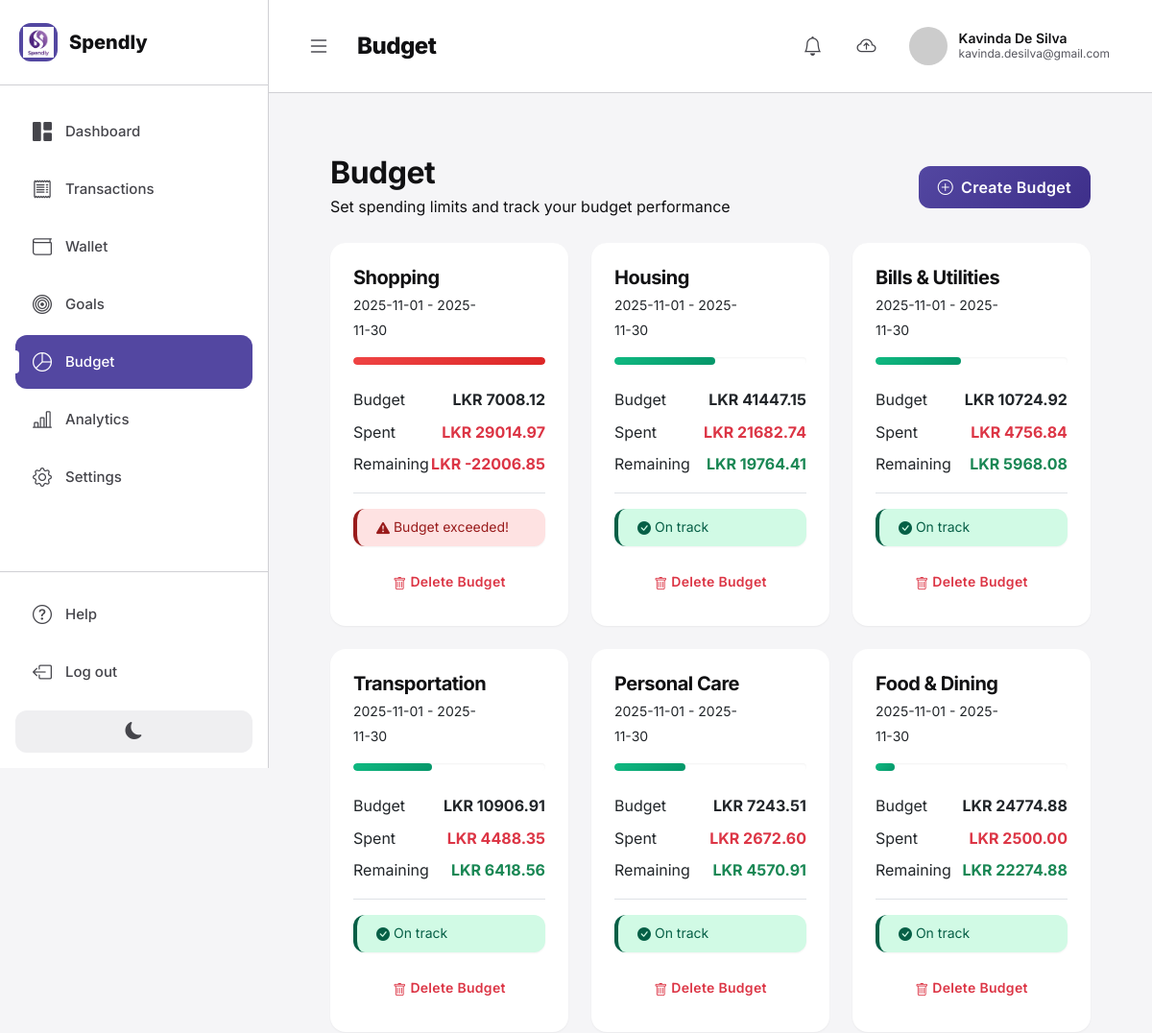
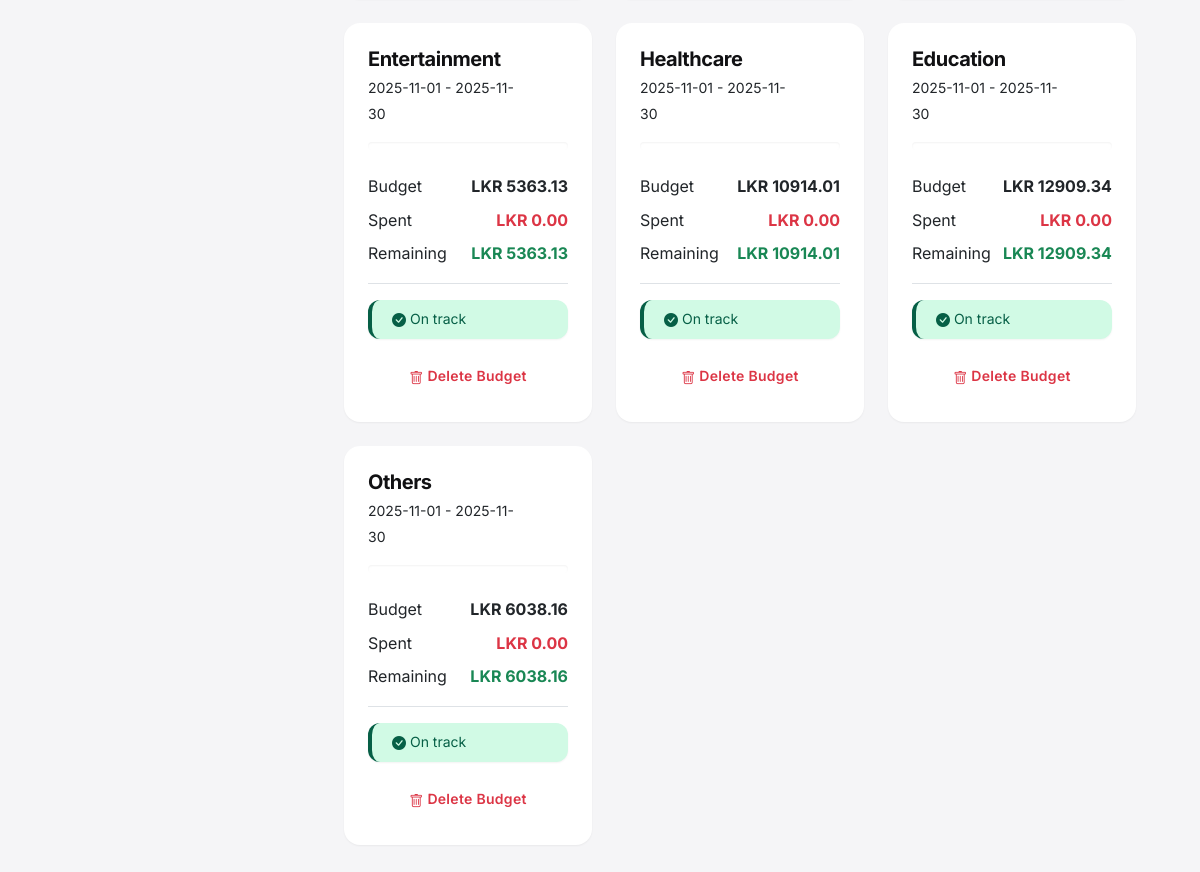
/budgets (signed in), run on the app's committed database (2 pictures, top to bottom).
### tables this page shows
CREATE TABLE user (
    user_id INTEGER PRIMARY KEY AUTOINCREMENT,
    username TEXT NOT NULL UNIQUE,
    password_hash TEXT NOT NULL,
    email TEXT NOT NULL UNIQUE,
    full_name TEXT NOT NULL,
    created_at TEXT NOT NULL DEFAULT (datetime('now', 'localtime')),
    last_sync TEXT,
    CONSTRAINT chk_email CHECK (email LIKE '%@%')
);

CREATE TABLE budget (
    budget_id INTEGER PRIMARY KEY AUTOINCREMENT,
    user_id INTEGER NOT NULL,
    category_id INTEGER NOT NULL,
    budget_amount REAL NOT NULL CHECK (budget_amount > 0),
    start_date TEXT NOT NULL,
    end_date TEXT NOT NULL,
    created_at TEXT NOT NULL DEFAULT (datetime('now', 'localtime')),
    modified_at TEXT NOT NULL DEFAULT (datetime('now', 'localtime')),
    is_active INTEGER NOT NULL DEFAULT 1 CHECK (is_active IN (0, 1)),
    is_synced INTEGER NOT NULL DEFAULT 0 CHECK (is_synced IN (0, 1)),
    FOREIGN KEY (user_id) REFERENCES user(user_id) ON DELETE CASCADE,
    FOREIGN KEY (category_id) REFERENCES category(category_id) ON DELETE RESTRICT,
    CONSTRAINT chk_date_range CHECK (end_date > start_date)
);

### webapp/app.py (the view)
@app.route('/budgets')
@login_required
def budgets():
    db = get_sqlite_db()
    user_id = session['user_id']
    budget_list = db.execute('''
        SELECT * FROM v_budget_performance
        WHERE user_id = ?
        ORDER BY utilization_percent DESC
    ''', (user_id,)).fetchall()
    categories = db.execute('''
        SELECT * FROM category
        WHERE category_type = 'EXPENSE' AND is_active = 1
        ORDER BY category_name
    ''').fetchall()
    db.close()
    return render_template('budgets.html',
                         budgets=budget_list,
                         categories=categories)

### webapp/app.py (called while the page is built)
@app.context_processor
def inject_pending_sync_count():
    if 'user_id' in session:
        db = get_sqlite_db()
        user_id = session['user_id']
        pending_count = 0
        pending_count += db.execute('SELECT COUNT(*) as count FROM expense WHERE user_id = ? AND is_synced = 0', (user_id,)).fetchone()['count']
        pending_count += db.execute('SELECT COUNT(*) as count FROM income WHERE user_id = ? AND is_synced = 0', (user_id,)).fetchone()['count']
        pending_count += db.execute('SELECT COUNT(*) as count FROM budget WHERE user_id = ? AND is_synced = 0', (user_id,)).fetchone()['count']
        pending_count += db.execute('SELECT COUNT(*) as count FROM savings_goal WHERE user_id = ? AND is_synced = 0', (user_id,)).fetchone()['count']
        db.close()
        return dict(pending_sync_count=pending_count)
    return dict(pending_sync_count=0)

def get_sqlite_db():
    conn = sqlite3.connect(SQLITE_DB_PATH)
    conn.row_factory = sqlite3.Row
    return conn

def login_required(f):
    @wraps(f)
    def decorated_function(*args, **kwargs):
        if 'user_id' not in session:
            flash('Please log in to access this page.', 'warning')
            return redirect(url_for('login'))
        return f(*args, **kwargs)
    return decorated_function

### webapp/templates/budgets.html (shortened to what this page needs)
{% extends "base.html" %}
{% block page_title %}Budget{% endblock %}
{% block content %}
<div class="finset-content">
    <div class="d-flex justify-content-between align-items-center mb-4">
        <div>
            <h2 class="fw-bold mb-1">Budget</h2>
            <p class="text-muted mb-0">Set spending limits and track your budget performance</p>
        </div>
        <button class="btn btn-primary d-flex align-items-center gap-2" data-bs-toggle="modal" data-bs-target="#addBudgetModal">
            <i class="bi bi-plus-circle"></i>
            <span>Create Budget</span>
        </button>
    </div>
    {% if budgets %}
    <div class="row g-4">
        {% for budget in budgets %}
        <div class="col-md-6 col-xl-4">
            <div class="card border-0 shadow-sm h-100">
                <div class="card-body p-4">
                    <div class="d-flex justify-content-between align-items-start mb-3">
                        <div>
                            <h5 class="fw-bold mb-1">{{ budget.category_name }}</h5>
                            <small class="text-muted">{{ budget.start_date }} - {{ budget.end_date }}</small>
                        </div>
                        {% set percent = budget.utilization_percent %}
                        <span class="badge rounded-pill {% if percent >= 100 %}bg-danger{% elif percent >= 80 %}bg-warning{% else %}bg-success{% endif %} px-3 py-2">
                        </span>
                    </div>
                    <div class="mb-4">
                        <div class="progress" style="height: 8px; border-radius: 10px;">
                            {% if percent >= 100 %}
                                <div class="progress-bar bg-danger" style="width: 100%;"></div>
                            {% elif percent >= 80 %}
                                <div class="progress-bar bg-warning" style="width: {{ percent }}%;"></div>
                            {% else %}
                                <div class="progress-bar bg-success" style="width: {{ percent }}%;"></div>
                            {% endif %}
                        </div>
                    </div>
                    <div class="d-flex justify-content-between mb-2">
                        <span class="text-muted">Budget</span>
                        <span class="fw-bold">LKR {{ "%.2f"|format(budget.budget_amount) }}</span>
                    </div>
                    <div class="d-flex justify-content-between mb-2">
                        <span class="text-muted">Spent</span>
                        <span class="fw-bold text-danger">LKR {{ "%.2f"|format(budget.actual_spent) }}</span>
                    </div>
                    <div class="d-flex justify-content-between mb-3 pb-3 border-bottom">
                        <span class="text-muted">Remaining</span>
                        <span class="fw-bold {% if budget.remaining < 0 %}text-danger{% else %}text-success{% endif %}">
                            LKR {{ "%.2f"|format(budget.remaining) }}
                        </span>
                    </div>
                    <div class="alert {% if percent >= 100 %}alert-danger{% elif percent >= 80 %}alert-warning{% else %}alert-success{% endif %} mb-3 py-2" style="font-size: 0.875rem;">
                        {% if percent >= 100 %}
                            <i class="bi bi-exclamation-triangle-fill"></i> Budget exceeded!
                        {% elif percent >= 80 %}
                            <i class="bi bi-exclamation-circle-fill"></i> Nearing limit
                        {% else %}
                            <i class="bi bi-check-circle-fill"></i> On track
                        {% endif %}
                    </div>
                    <a href="{{ url_for('delete_budget', budget_id=budget.budget_id) }}"
                       class="btn btn-outline-danger btn-sm w-100"
                       onclick="return confirm('Are you sure you want to delete this budget?');">
                        <i class="bi bi-trash"></i> Delete Budget
                    </a>
                </div>
            </div>
        </div>
        {% endfor %}
    </div>
    {% endif %}
</div>
{% endblock %}

### webapp/templates/base.html (shortened to what this page needs)
<!DOCTYPE html>
<html lang="en">
<head>
    <link href="https://cdn.jsdelivr.net/npm/bootstrap@5.3.0/dist/css/bootstrap.min.css" rel="stylesheet">
    <link rel="stylesheet" href="https://cdn.jsdelivr.net/npm/bootstrap-icons@1.11.0/font/bootstrap-icons.css">
    <link rel="stylesheet" href="{{ url_for('static', filename='css/style.css') }}">
</head>
<body>
    {% if session.user_id %}
    <div class="finset-layout">
        <aside class="finset-sidebar" id="sidebar">
            <div class="sidebar-logo">
                <div class="logo-container">
                    <img src="{{ url_for('static', filename='images/Spendly_Logo.png') }}" alt="Spendly Logo" style="height: 32px; width: auto;">
                </div>
                <span class="logo-text">Spendly</span>
            </div>
            <nav class="sidebar-nav">
                <a href="{{ url_for('dashboard') }}" class="sidebar-link {% if request.endpoint == 'dashboard' %}active{% endif %}">
                    <i class="bi bi-grid-1x2-fill"></i>
                    <span>Dashboard</span>
                </a>
                <a href="{{ url_for('expenses') }}" class="sidebar-link {% if request.endpoint == 'expenses' %}active{% endif %}">
                    <i class="bi bi-receipt"></i>
                    <span>Transactions</span>
                </a>
                <a href="{{ url_for('income') }}" class="sidebar-link {% if request.endpoint == 'income' %}active{% endif %}">
                    <i class="bi bi-wallet"></i>
                    <span>Wallet</span>
                </a>
                <a href="{{ url_for('goals') }}" class="sidebar-link {% if request.endpoint == 'goals' %}active{% endif %}">
                    <i class="bi bi-bullseye"></i>
                    <span>Goals</span>
                </a>
                <a href="{{ url_for('budgets') }}" class="sidebar-link {% if request.endpoint == 'budgets' %}active{% endif %}">
                    <i class="bi bi-pie-chart"></i>
                    <span>Budget</span>
                </a>
                <a href="{{ url_for('reports') }}" class="sidebar-link {% if request.endpoint == 'reports' %}active{% endif %}">
                    <i class="bi bi-bar-chart-line"></i>
                    <span>Analytics</span>
                </a>
                <a href="{{ url_for('settings') }}" class="sidebar-link {% if request.endpoint == 'settings' %}active{% endif %}">
                    <i class="bi bi-gear"></i>
                    <span>Settings</span>
                </a>
            </nav>
            <div class="sidebar-bottom">
                <a href="#" class="sidebar-link" data-bs-toggle="modal" data-bs-target="#helpModal">
                    <i class="bi bi-question-circle"></i>
                    <span>Help</span>
                </a>
                <a href="{{ url_for('logout') }}" class="sidebar-link">
                    <i class="bi bi-box-arrow-left"></i>
                    <span>Log out</span>
                </a>
                <button class="theme-toggle" id="themeToggle">
                    <i class="bi bi-moon-fill"></i>
                </button>
            </div>
        </aside>
        <div class="finset-main">
            <header class="finset-header">
                <div class="header-left">
                    <button class="sidebar-toggle" id="sidebarToggle">
                        <i class="bi bi-list"></i>
                    </button>
                    <h1 class="page-title">{% block page_title %}Dashboard{% endblock %}</h1>
                </div>
                <div class="header-right">
                    <div class="dropdown d-inline">
                        <button class="header-icon-btn position-relative" type="button" id="notificationDropdown" data-bs-toggle="dropdown" aria-expanded="false" title="View Notifications">
                            <i class="bi bi-bell"></i>
                        </button>
                    </div>
                    <form method="POST" action="{{ url_for('sync_to_oracle') }}" class="d-inline" id="syncForm">
                        <button type="submit" class="header-icon-btn position-relative" title="Sync to Oracle" id="syncBtn">
                            <i class="bi bi-cloud-arrow-up"></i>
                        </button>
                    </form>
                    <div class="user-profile">
                        <img src="https://ui-avatars.com/api/?name={{ session.full_name }}&background=5347A1&color=fff" alt="User">
                        <div class="user-info">
                            <span class="user-name">{{ session.full_name }}</span>
                            <span class="user-email">{{ session.email }}</span>
                        </div>
                    </div>
                </div>
            </header>
            <div class="finset-content">
                {% block content %}{% endblock %}
            </div>
        </div>
    </div>
    {% endif %}
</body>
</html>

### data on the page
user: full_name "Kavinda De Silva", email "kavinda.desilva@gmail.com"
budget: category_name "Shopping", start_date "2025-11-01", end_date "2025-11-30", budget_amount "7008.12", actual_spent "29014.97", remaining "-22006.85", shows "Budget exceeded!"
budget: category_name "Housing", start_date "2025-11-01", end_date "2025-11-30", {{ percent }} 52.31 (drawn), budget_amount "41447.15", actual_spent "21682.74", remaining "19764.41", shows "On track"
budget: category_name "Bills & Utilities", start_date "2025-11-01", end_date "2025-11-30", {{ percent }} 44.35 (drawn), budget_amount "10724.92", actual_spent "4756.84", remaining "5968.08", shows "On track"
budget: category_name "Transportation", start_date "2025-11-01", end_date "2025-11-30", {{ percent }} 41.15 (drawn), budget_amount "10906.91", actual_spent "4488.35", remaining "6418.56", shows "On track"
budget: category_name "Personal Care", start_date "2025-11-01", end_date "2025-11-30", {{ percent }} 36.9 (drawn), budget_amount "7243.51", actual_spent "2672.60", remaining "4570.91", shows "On track"
budget: category_name "Food & Dining", start_date "2025-11-01", end_date "2025-11-30", {{ percent }} 10.09 (drawn), budget_amount "24774.88", actual_spent "2500.00", remaining "22274.88", shows "On track"
budget: category_name "Entertainment", start_date "2025-11-01", end_date "2025-11-30", budget_amount "5363.13", actual_spent "0.00", remaining "5363.13", shows "On track"
budget: category_name "Healthcare", start_date "2025-11-01", end_date "2025-11-30", budget_amount "10914.01", actual_spent "0.00", remaining "10914.01", shows "On track"
budget: category_name "Education", start_date "2025-11-01", end_date "2025-11-30", budget_amount "12909.34", actual_spent "0.00", remaining "12909.34", shows "On track"
budget: category_name "Others", start_date "2025-11-01", end_date "2025-11-30", budget_amount "6038.16", actual_spent "0.00", remaining "6038.16", shows "On track"
